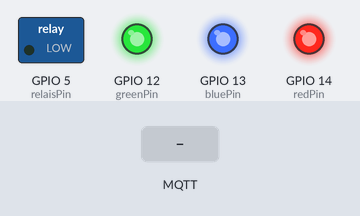
Bench run of a sketch on a simulated ESP8266 (NodeMCU). Shown: switched loads named in the sketch (green lamp = pin HIGH), output pins drawn as LEDs (lit = HIGH). Inputs (shaded band) come from the test bench. WiFi joins after 1.5 s; servers stay silent unless stated; random numbers use the default seed unless the sketch sets one; no MQTT or app messages arrive unless stated; what the sketch prints to the serial monitor is not drawn.

Above: at 2.7 s.
2.8 s: MQTT message "1" arrives on the first subscribed topic
At 3.5 s:
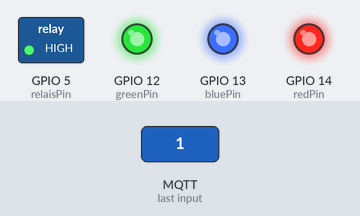
4.3 s: MQTT message "1" arrives on the second subscribed topic
At 4.6 s:
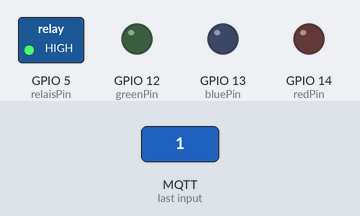
5.8 s: MQTT message "/actor/relais" arrives on the first subscribed topic
At 7.0 s:
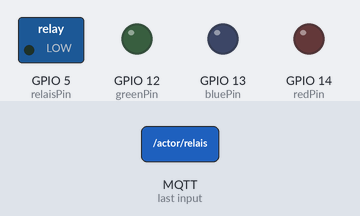
7.3 s: MQTT message "0" arrives on the second subscribed topic
At 8.1 s:
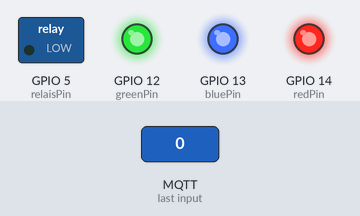
Timing chart, 0 to 9.8 s (numbered marks = the images above; inputs shaded):
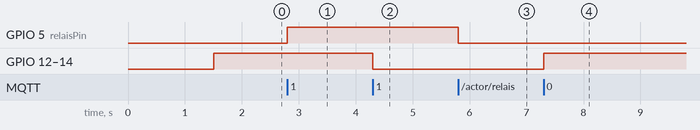

The sketch:

mqtt_relay.ino
```cpp
#include <ESP8266WiFi.h>
#include <PubSubClient.h>

// Update these with values suitable for your network.

const char* ssid = "iotraspi";
const char* password = "iotraspi";
const char* mqtt_server = "192.168.12.1";

const int redPin = 14;
const int greenPin = 12;
const int bluePin = 13;

const int relaisPin = 5;

WiFiClient espClient;
PubSubClient client(espClient);

long lastMsg = 0;
char msg[50];
int value = 0;

char buf[5];

void setup() {
  Serial.begin(115200);

  randomSeed(micros());

  setup_wifi();

  client.setServer(mqtt_server, 1883);
  client.setCallback(callback);

  //Relais setup
  pinMode(relaisPin, OUTPUT);

  //LED Setup
  pinMode(redPin, OUTPUT); // sets the redPin to be an output
  pinMode(greenPin, OUTPUT); // sets the greenPin to be an output
  pinMode(bluePin, OUTPUT); // sets the bluePin to be an output

  //turn off relais and led by default
  digitalWrite(relaisPin, LOW);
  color(1023,1023,1023);
}

void loop() {

  if (!client.connected()) {
    reconnect();
  }
  client.loop();
}

void setup_wifi() {
  Serial.println();
  Serial.print("Connecting to ");
  Serial.println(ssid);

  WiFi.begin(ssid, password);

  while (WiFi.status() != WL_CONNECTED) {
    delay(500);
    Serial.print(".");
  }

  Serial.println("IP address: ");
  Serial.println(WiFi.localIP());
}

void callback(char* topic, byte* payload, unsigned int length) {
  Serial.print("Message arrived [");
  Serial.print(topic);
  Serial.print("] ");
  for (int i = 0; i < length; i++) {
    Serial.print((char)payload[i]);
  }
  Serial.println();

  // Switch on the LED if an 1 was received as first character
  if(strcmp(topic, "/actor/relais")==0){
    if ((char)payload[0] == '1') {
      //turn on relais
      digitalWrite(relaisPin, HIGH);
    } else {
      digitalWrite(relaisPin, LOW);
    }
  }else if(strcmp(topic, "/actor/led")==0){
    if ((char)payload[0] == '1') {
      //turn on led
      color(0,0,0);
    } else {
      color(1023,1023,1023);
    }
  }

}

void reconnect() {
  // Loop until we're reconnected
  while (!client.connected()) {
    Serial.print("Attempting MQTT connection...");
    // Create a random client ID
    String clientId = "ESP8266Client-";
    clientId += String(random(0xffff), HEX);
    // Attempt to connect
    if (client.connect(clientId.c_str())) {
      Serial.println("connected");
      // Once connected, publish an announcement...
      //client.publish("outTopic", "hello world");
      // ... and resubscribe
      client.subscribe("/actor/relais");
      client.subscribe("/actor/led");
    } else {
      Serial.print("failed, rc=");
      Serial.print(client.state());
      Serial.println(" try again in 5 seconds");
      // Wait 5 seconds before retrying
      delay(5000);
    }
  }
}

void color (int red, int green, int blue)// the color generating function
{
  analogWrite(redPin, red);
  analogWrite(greenPin, green);
  analogWrite(bluePin, blue);
}
```

Measured:
- after the input at 2.8 s, GPIO 5 (relaisPin): LOW → HIGH at once
- after the input at 4.3 s, GPIO 12 (greenPin), GPIO 13 (bluePin), GPIO 14 (redPin): HIGH → LOW at once
- after the input at 5.8 s, GPIO 5 (relaisPin): HIGH → LOW at once
- after the input at 7.3 s, GPIO 12 (greenPin), GPIO 13 (bluePin), GPIO 14 (redPin): LOW → HIGH at once
